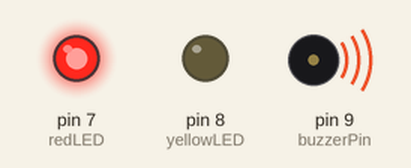
Simulated run of this sketch. Board: Arduino Uno, built with avr-gcc and run on an emulated ATmega328P. Shown: output pins drawn as LEDs (lit = HIGH), buzzer (waves = sounding, pin HIGH).

Above: at 0.07 s.
At 2.62 s:
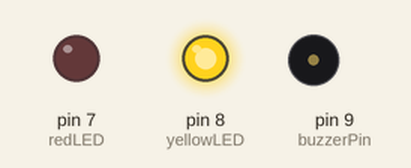
Timing chart, 0 to 3.0 s (numbered marks = the images above):
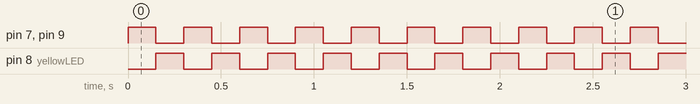

The sketch:

Day-3-Arduino-Electronic-Alarm.ino
```cpp
  // SOURCE CODE(C++)


  int redLED = 7;
  int yellowLED = 8;
  int buzzerPin = 9;


  void setup() {
    pinMode(redLED, OUTPUT);
    pinMode(yellowLED, OUTPUT);
    pinMode(buzzerPin, OUTPUT);
  }


  void loop() {
    // State 1: Red On, Yellow Off, High Pitch Tone
    digitalWrite(redLED, HIGH);
    digitalWrite(yellowLED, LOW);
    digitalWrite(buzzerPin, HIGH);
    delay(150);

    // State 2: Red Off, Yellow On, Siren Pause
    digitalWrite(redLED, LOW);
    digitalWrite(yellowLED, HIGH);
    digitalWrite(buzzerPin, LOW);
    delay(150);
  }
```

Measured:
- by itself, pin 7 (redLED), pin 8 (yellowLED), pin 9 (buzzerPin): alternates HIGH for 0.15 s and LOW for 0.15 s
